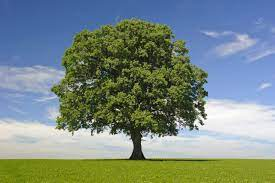
#> input picture codes/point_op/images/tree.jpeg, 275 x 183 px
$ python bitwise.py
#> lines starting #> are read from the running program, lines starting #| are printed output that depends on the picture; after the words box and inside, x2 and y2 are one past the last pixel; in counts of white or black regions, pixels touching at a corner belong together
import cv2
import matplotlib.pyplot as plt
import numpy as np

# load the images
img1 = cv2.imread('./images/tree.jpeg')
#> img1 is the input picture: shape (183, 275, 3); mean B, G, R 131.3, 136.9, 120.5
img2 = cv2.imread('./images/deer.jpeg')
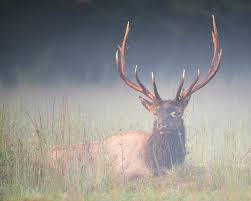
#> input picture codes/point_op/images/deer.jpeg, 251 x 201 px
#> img2 is the input picture: shape (201, 251, 3); mean B, G, R 139.4, 140.9, 141.7

# check if images have same size
if img1.shape != img2.shape:
    # resize img2 to the size of img1
    img2 = cv2.resize(img2, (img1.shape[1], img1.shape[0]))
#> img2: shape (183, 275, 3)


# gray scale conversion
img1 = cv2.cvtColor(img1, cv2.COLOR_BGR2GRAY)
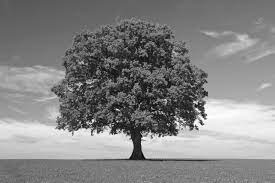
#> img1: shape (183, 275); min 0, max 255, mean 131.3
img2 = cv2.cvtColor(img2, cv2.COLOR_BGR2GRAY)
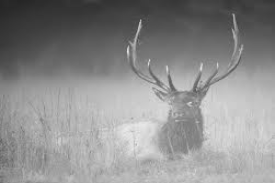
#> img2: shape (183, 275); min 37, max 234, mean 140.8


# otsu threshold
_, binary1 = cv2.threshold(img1, 0, 255, cv2.THRESH_BINARY + cv2.THRESH_OTSU)
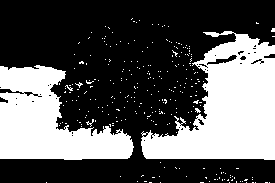
#> binary1: shape (183, 275); 35.5% white; 276 white regions (273 under 20 px), largest, box (x1, y1, x2, y2) and area: (141, 31, 275, 160) 9982, (0, 65, 134, 160) 7351, (86, 119, 94, 127) 20
_, binary2 = cv2.threshold(img2, 0, 255, cv2.THRESH_BINARY + cv2.THRESH_OTSU)
#> binary2: shape (183, 275); 61.5% white; 72 black regions (63 under 20 px), largest, box (x1, y1, x2, y2) and area: (0, 0, 275, 86) 18431, (0, 133, 15, 169) 247, (187, 70, 218, 97) 192

# bitwise ops
and_img = cv2.bitwise_and(binary1, binary2)
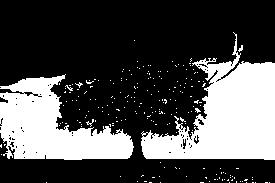
#> and_img: shape (183, 275); 30.3% white; 215 white regions (212 under 20 px), largest, box (x1, y1, x2, y2) and area: (141, 32, 275, 160) 8485, (0, 74, 134, 160) 6338, (86, 119, 94, 127) 20
nand_img = cv2.bitwise_not(and_img)
or_img = cv2.bitwise_or(binary1, binary2)
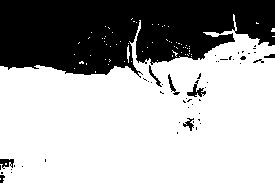
#> or_img: shape (183, 275); 66.7% white; 51 black regions (42 under 20 px), largest, box (x1, y1, x2, y2) and area: (0, 0, 275, 78) 16157, (187, 80, 206, 97) 120, (0, 159, 14, 169) 89
nor_img = cv2.bitwise_not(or_img)

#plot
fig, axes = plt.subplots(nrows=2, ncols=3, figsize=(12, 8))
axes[0, 0].imshow(img1, cmap='gray')
axes[0, 0].set_title('Image 1')
axes[0, 1].imshow(binary1, cmap='gray')
axes[0, 1].set_title('Binary 1')
axes[0, 2].imshow(cv2.cvtColor(and_img, cv2.COLOR_GRAY2RGB))
axes[0, 2].set_title('AND')
axes[1, 0].imshow(cv2.cvtColor(nand_img, cv2.COLOR_GRAY2RGB))
axes[1, 0].set_title('NAND')
axes[1, 1].imshow(cv2.cvtColor(or_img, cv2.COLOR_GRAY2RGB))
axes[1, 1].set_title('OR')
axes[1, 2].imshow(cv2.cvtColor(nor_img, cv2.COLOR_GRAY2RGB))
axes[1, 2].set_title('NOR')
for ax in axes.flatten():
    ax.axis('off')
plt.show()
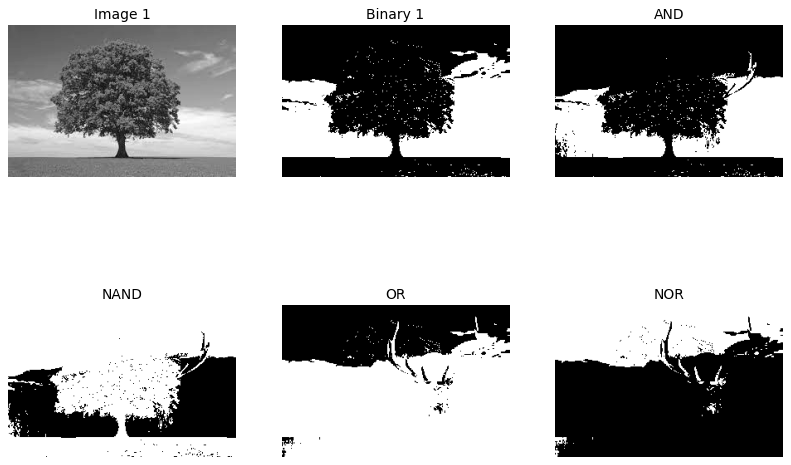
#> figure drawn by matplotlib, 6 panels
